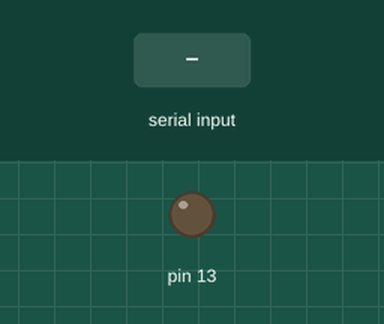
The sketch below on a simulated Arduino Uno, built with avr-gcc and run on an emulated ATmega328P. Parts: output pins drawn as LEDs (lit = HIGH). Inputs (shaded band) come from the test bench. What the sketch prints to the serial monitor is not drawn.

Above: at 1.2 s.
1.3 s: "1" received over Serial
At 2.5 s:
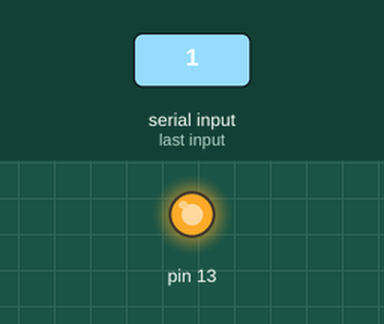
2.8 s: "0" received over Serial
At 3.6 s:
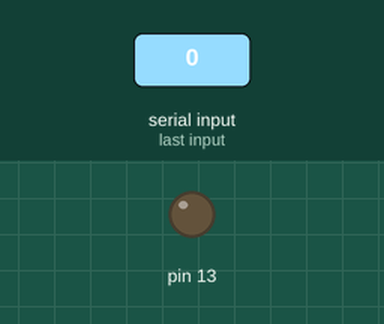
Timing chart, 0 to 5.8 s (numbered marks = the images above; inputs shaded):
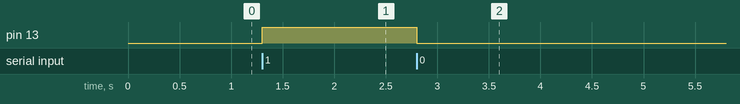

Measured:
- after the input at 1.3 s, pin 13: LOW → HIGH at once
- after the input at 2.8 s, pin 13: HIGH → LOW at once

The sketch:

blink.ino
```cpp
void on() {
  digitalWrite(13, HIGH);
}

void off() {
  digitalWrite(13, LOW);
}

void parse_cmd(int in_byte) {
  if (in_byte == '1') on();
  else off();
}

void setup() {
  pinMode(13, OUTPUT);
  Serial.begin(9600);
  while(!Serial) {;}
}

void loop() {
  Serial.write('0');
  if(Serial.available() > 0) {
    int in_byte = Serial.read();
    parse_cmd(in_byte);
  }
}
```
